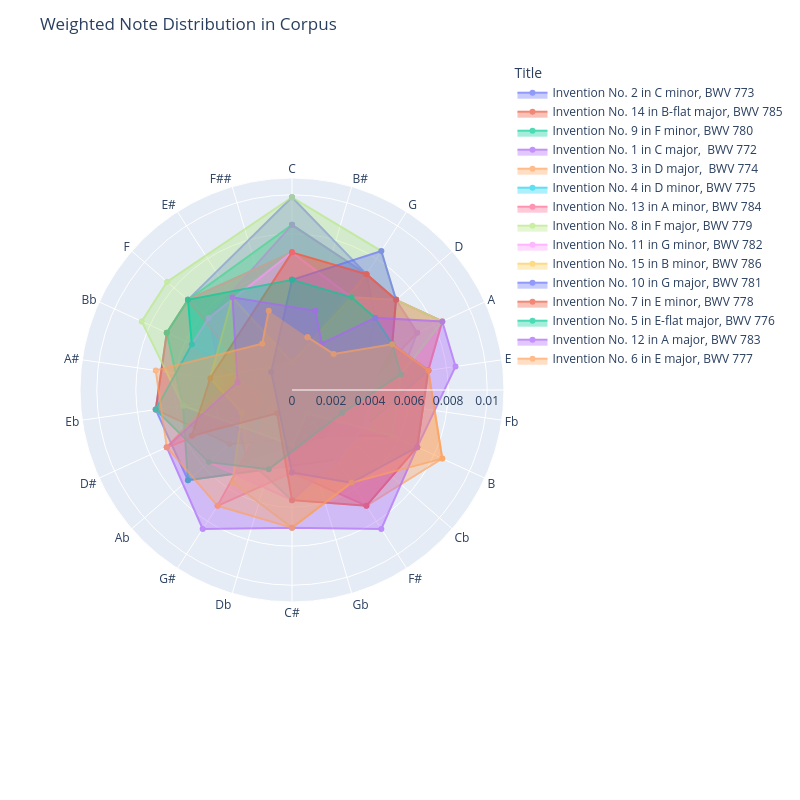

The notebook cell this image was saved under:
### Code cell
titles = corpus_note_counts_grouped_sorted['Title'].unique()
fig = px.line_polar(
    corpus_note_counts_grouped_sorted,
    r='Scaled_Count',
    theta='Note',
    color='Title',
    line_close=True,
    range_r=[0, corpus_note_counts_grouped_sorted['Scaled_Count'].max() * 1.1],
    markers=True,
    height=800,
    width=800,
    category_orders={'Note': fifths}
)
fig.update_traces(fill='toself', 
                mode='markers+lines',
                opacity=.7)
fig.update_layout(
    showlegend=True,
    legend=dict(
        title='Title',
        orientation="v"
    ),
    title = 'Weighted Note Distribution in Corpus')
fig.show()

### Figure 1 — Plotly figure (JSON) as saved in the notebook; plotly's stock layout.template omitted (floating-point values rounded to 4 significant figures)
{"data": [{"fill": "toself", "hovertemplate": "Title=Invention No. 2 in C minor, BWV 773<br>Scaled_Count=%{r}<br>Note=%{theta}<extra></extra>", "legendgroup": "Invention No. 2 in C minor, BWV 773", "line": {"color": "#636efa", "dash": "solid"}, "marker": {"symbol": "circle"}, "mode": "markers+lines", "name": "Invention No. 2 in C minor, BWV 773", "opacity": 0.7, "r": [0.009873, 0.007052, 0.005642, 0.004231, 0.00141, 0.004231, 0.004231, 0.007052, 0.007052, 0.007052, 0.007052, 0.009873], "showlegend": true, "subplot": "polar", "theta": ["C", "G", "D", "A", "E", "B", "F#", "Ab", "Eb", "Bb", "F", "C"], "type": "scatterpolar"}, {"fill": "toself", "hovertemplate": "Title=Invention No. 14 in B-flat major, BWV 785<br>Scaled_Count=%{r}<br>Note=%{theta}<extra></extra>", "legendgroup": "Invention No. 14 in B-flat major, BWV 785", "line": {"color": "#EF553B", "dash": "solid"}, "marker": {"symbol": "circle"}, "mode": "markers+lines", "name": "Invention No. 14 in B-flat major, BWV 785", "opacity": 0.7, "r": [0.007052, 0.005642, 0.007052, 0.007052, 0.004231, 0.002821, 0.002821, 0.004231, 0.007052, 0.007052, 0.007052, 0.007052], "showlegend": true, "subplot": "polar", "theta": ["C", "G", "D", "A", "E", "B", "F#", "Ab", "Eb", "Bb", "F", "C"], "type": "scatterpolar"}, {"fill": "toself", "hovertemplate": "Title=Invention No. 9 in F minor, BWV 780<br>Scaled_Count=%{r}<br>Note=%{theta}<extra></extra>", "legendgroup": "Invention No. 9 in F minor, BWV 780", "line": {"color": "#00cc96", "dash": "solid"}, "marker": {"symbol": "circle"}, "mode": "markers+lines", "name": "Invention No. 9 in F minor, BWV 780", "opacity": 0.7, "r": [0.008463, 0.007052, 0.007052, 0.005642, 0.007052, 0.004231, 0.002821, 0.002821, 0.004231, 0.007052, 0.005642, 0.007052, 0.007052, 0.008463], "showlegend": true, "subplot": "polar", "theta": ["C", "G", "D", "A", "E", "B", "F#", "Gb", "Db", "Ab", "Eb", "Bb", "F", "C"], "type": "scatterpolar"}, {"fill": "toself", "hovertemplate": "Title=Invention No. 1 in C major,  BWV 772<br>Scaled_Count=%{r}<br>Note=%{theta}<extra></extra>", "legendgroup": "Invention No. 1 in C major,  BWV 772", "line": {"color": "#ab63fa", "dash": "solid"}, "marker": {"symbol": "circle"}, "mode": "markers+lines", "name": "Invention No. 1 in C major,  BWV 772", "opacity": 0.7, "r": [0.008463, 0.007052, 0.007052, 0.007052, 0.005642, 0.005642, 0.002821, 0.002821, 0.004231, 0.004231, 0.005642, 0.008463], "showlegend": true, "subplot": "polar", "theta": ["C", "G", "D", "A", "E", "B", "F#", "C#", "G#", "Bb", "F", "C"], "type": "scatterpolar"}, {"fill": "toself", "hovertemplate": "Title=Invention No. 3 in D major,  BWV 774<br>Scaled_Count=%{r}<br>Note=%{theta}<extra></extra>", "legendgroup": "Invention No. 3 in D major,  BWV 774", "line": {"color": "#FFA15A", "dash": "solid"}, "marker": {"symbol": "circle"}, "mode": "markers+lines", "name": "Invention No. 3 in D major,  BWV 774", "opacity": 0.7, "r": [0.00141, 0.007052, 0.007052, 0.008463, 0.007052, 0.008463, 0.007052, 0.005642, 0.004231, 0.002821, 0.004231, 0.00141], "showlegend": true, "subplot": "polar", "theta": ["C", "G", "D", "A", "E", "B", "F#", "C#", "G#", "D#", "A#", "C"], "type": "scatterpolar"}, {"fill": "toself", "hovertemplate": "Title=Invention No. 4 in D minor, BWV 775<br>Scaled_Count=%{r}<br>Note=%{theta}<extra></extra>", "legendgroup": "Invention No. 4 in D minor, BWV 775", "line": {"color": "#19d3f3", "dash": "solid"}, "marker": {"symbol": "circle"}, "mode": "markers+lines", "name": "Invention No. 4 in D minor, BWV 775", "opacity": 0.7, "r": [0.007052, 0.005642, 0.007052, 0.005642, 0.007052, 0.004231, 0.004231, 0.005642, 0.004231, 0.00141, 0.005642, 0.007052, 0.007052], "showlegend": true, "subplot": "polar", "theta": ["C", "G", "D", "A", "E", "B", "F#", "C#", "G#", "Eb", "Bb", "F", "C"], "type": "scatterpolar"}, {"fill": "toself", "hovertemplate": "Title=Invention No. 13 in A minor, BWV 784<br>Scaled_Count=%{r}<br>Note=%{theta}<extra></extra>", "legendgroup": "Invention No. 13 in A minor, BWV 784", "line": {"color": "#FF6692", "dash": "solid"}, "marker": {"symbol": "circle"}, "mode": "markers+lines", "name": "Invention No. 13 in A minor, BWV 784", "opacity": 0.7, "r": [0.007052, 0.007052, 0.007052, 0.008463, 0.007052, 0.007052, 0.007052, 0.004231, 0.007052, 0.00141, 0.007052, 0.002821, 0.007052, 0.007052], "showlegend": true, "subplot": "polar", "theta": ["C", "G", "D", "A", "E", "B", "F#", "C#", "G#", "Ab", "D#", "Bb", "F", "C"], "type": "scatterpolar"}, {"fill": "toself", "hovertemplate": "Title=Invention No. 8 in F major, BWV 779<br>Scaled_Count=%{r}<br>Note=%{theta}<extra></extra>", "legendgroup": "Invention No. 8 in F major, BWV 779", "line": {"color": "#B6E880", "dash": "solid"}, "marker": {"symbol": "circle"}, "mode": "markers+lines", "name": "Invention No. 8 in F major, BWV 779", "opacity": 0.7, "r": [0.009873, 0.008463, 0.007052, 0.008463, 0.005642, 0.005642, 0.00141, 0.002821, 0.005642, 0.008463, 0.008463, 0.009873], "showlegend": true, "subplot": "polar", "theta": ["C", "G", "D", "A", "E", "B", "F#", "C#", "Eb", "Bb", "F", "C"], "type": "scatterpolar"}, {"fill": "toself", "hovertemplate": "Title=Invention No. 11 in G minor, BWV 782<br>Scaled_Count=%{r}<br>Note=%{theta}<extra></extra>", "legendgroup": "Invention No. 11 in G minor, BWV 782", "line": {"color": "#FF97FF", "dash": "solid"}, "marker": {"symbol": "circle"}, "mode": "markers+lines", "name": "Invention No. 11 in G minor, BWV 782", "opacity": 0.7, "r": [0.007052, 0.005642, 0.007052, 0.005642, 0.004231, 0.004231, 0.004231, 0.005642, 0.005642, 0.007052, 0.005642, 0.005642, 0.007052], "showlegend": true, "subplot": "polar", "theta": ["C", "G", "D", "A", "E", "B", "F#", "C#", "Ab", "Eb", "Bb", "F", "C"], "type": "scatterpolar"}, {"fill": "toself", "hovertemplate": "Title=Invention No. 15 in B minor, BWV 786<br>Scaled_Count=%{r}<br>Note=%{theta}<extra></extra>", "legendgroup": "Invention No. 15 in B minor, BWV 786", "line": {"color": "#FECB52", "dash": "solid"}, "marker": {"symbol": "circle"}, "mode": "markers+lines", "name": "Invention No. 15 in B minor, BWV 786", "opacity": 0.7, "r": [0.00141, 0.005642, 0.007052, 0.005642, 0.007052, 0.007052, 0.005642, 0.007052, 0.005642, 0.002821, 0.004231, 0.005642, 0.00141], "showlegend": true, "subplot": "polar", "theta": ["C", "G", "D", "A", "E", "B", "F#", "C#", "G#", "D#", "A#", "E#", "C"], "type": "scatterpolar"}, {"fill": "toself", "hovertemplate": "Title=Invention No. 10 in G major, BWV 781<br>Scaled_Count=%{r}<br>Note=%{theta}<extra></extra>", "legendgroup": "Invention No. 10 in G major, BWV 781", "line": {"color": "#636efa", "dash": "solid"}, "marker": {"symbol": "circle"}, "mode": "markers+lines", "name": "Invention No. 10 in G major, BWV 781", "opacity": 0.7, "r": [0.005642, 0.008463, 0.007052, 0.005642, 0.007052, 0.007052, 0.005642, 0.004231, 0.00141, 0.005642], "showlegend": true, "subplot": "polar", "theta": ["C", "G", "D", "A", "E", "B", "F#", "C#", "F", "C"], "type": "scatterpolar"}, {"fill": "toself", "hovertemplate": "Title=Invention No. 7 in E minor, BWV 778<br>Scaled_Count=%{r}<br>Note=%{theta}<extra></extra>", "legendgroup": "Invention No. 7 in E minor, BWV 778", "line": {"color": "#EF553B", "dash": "solid"}, "marker": {"symbol": "circle"}, "mode": "markers+lines", "name": "Invention No. 7 in E minor, BWV 778", "opacity": 0.7, "r": [0.007052, 0.007052, 0.007052, 0.005642, 0.007052, 0.007052, 0.007052, 0.005642, 0.00141, 0.005642, 0.004231, 0.007052], "showlegend": true, "subplot": "polar", "theta": ["C", "G", "D", "A", "E", "B", "F#", "C#", "G#", "D#", "A#", "C"], "type": "scatterpolar"}, {"fill": "toself", "hovertemplate": "Title=Invention No. 5 in E-flat major, BWV 776<br>Scaled_Count=%{r}<br>Note=%{theta}<extra></extra>", "legendgroup": "Invention No. 5 in E-flat major, BWV 776", "line": {"color": "#00cc96", "dash": "solid"}, "marker": {"symbol": "circle"}, "mode": "markers+lines", "name": "Invention No. 5 in E-flat major, BWV 776", "opacity": 0.7, "r": [0.005642, 0.005642, 0.005642, 0.005642, 0.005642, 0.002821, 0.004231, 0.005642, 0.007052, 0.005642, 0.007052, 0.005642], "showlegend": true, "subplot": "polar", "theta": ["C", "G", "D", "A", "E", "B", "Db", "Ab", "Eb", "Bb", "F", "C"], "type": "scatterpolar"}, {"fill": "toself", "hovertemplate": "Title=Invention No. 12 in A major, BWV 783<br>Scaled_Count=%{r}<br>Note=%{theta}<extra></extra>", "legendgroup": "Invention No. 12 in A major, BWV 783", "line": {"color": "#ab63fa", "dash": "solid"}, "marker": {"symbol": "circle"}, "mode": "markers+lines", "name": "Invention No. 12 in A major, BWV 783", "opacity": 0.7, "r": [0.004231, 0.002821, 0.005642, 0.008463, 0.008463, 0.007052, 0.008463, 0.007052, 0.008463, 0.007052, 0.002821, 0.005642, 0.004231], "showlegend": true, "subplot": "polar", "theta": ["B#", "G", "D", "A", "E", "B", "F#", "C#", "G#", "D#", "A#", "E#", "B#"], "type": "scatterpolar"}, {"fill": "toself", "hovertemplate": "Title=Invention No. 6 in E major, BWV 777<br>Scaled_Count=%{r}<br>Note=%{theta}<extra></extra>", "legendgroup": "Invention No. 6 in E major, BWV 777", "line": {"color": "#FFA15A", "dash": "solid"}, "marker": {"symbol": "circle"}, "mode": "markers+lines", "name": "Invention No. 6 in E major, BWV 777", "opacity": 0.7, "r": [0.002821, 0.002821, 0.005642, 0.007052, 0.008463, 0.005642, 0.007052, 0.007052, 0.007052, 0.007052, 0.002821, 0.004231, 0.00141, 0.002821], "showlegend": true, "subplot": "polar", "theta": ["B#", "D", "A", "E", "B", "F#", "C#", "G#", "D#", "A#", "E#", "F##", null, "B#"], "type": "scatterpolar"}], "layout": {"height": 800, "legend": {"orientation": "v", "title": {"text": "Title"}, "tracegroupgap": 0}, "margin": {"t": 60}, "polar": {"angularaxis": {"categoryarray": ["C", "B#", "G", "D", "A", "E", "Fb", "B", "Cb", "F#", "Gb", "C#", "Db", "G#", "Ab", "D#", "Eb", "A#", "Bb", "F", "E#", "F##"], "categoryorder": "array", "direction": "clockwise", "rotation": 90, "type": "category"}, "domain": {"x": [0, 1], "y": [0, 1]}, "radialaxis": {"autorange": false, "range": [0, 0.01086], "type": "linear"}}, "showlegend": true, "title": {"text": "Weighted Note Distribution in Corpus"}, "width": 800}}
